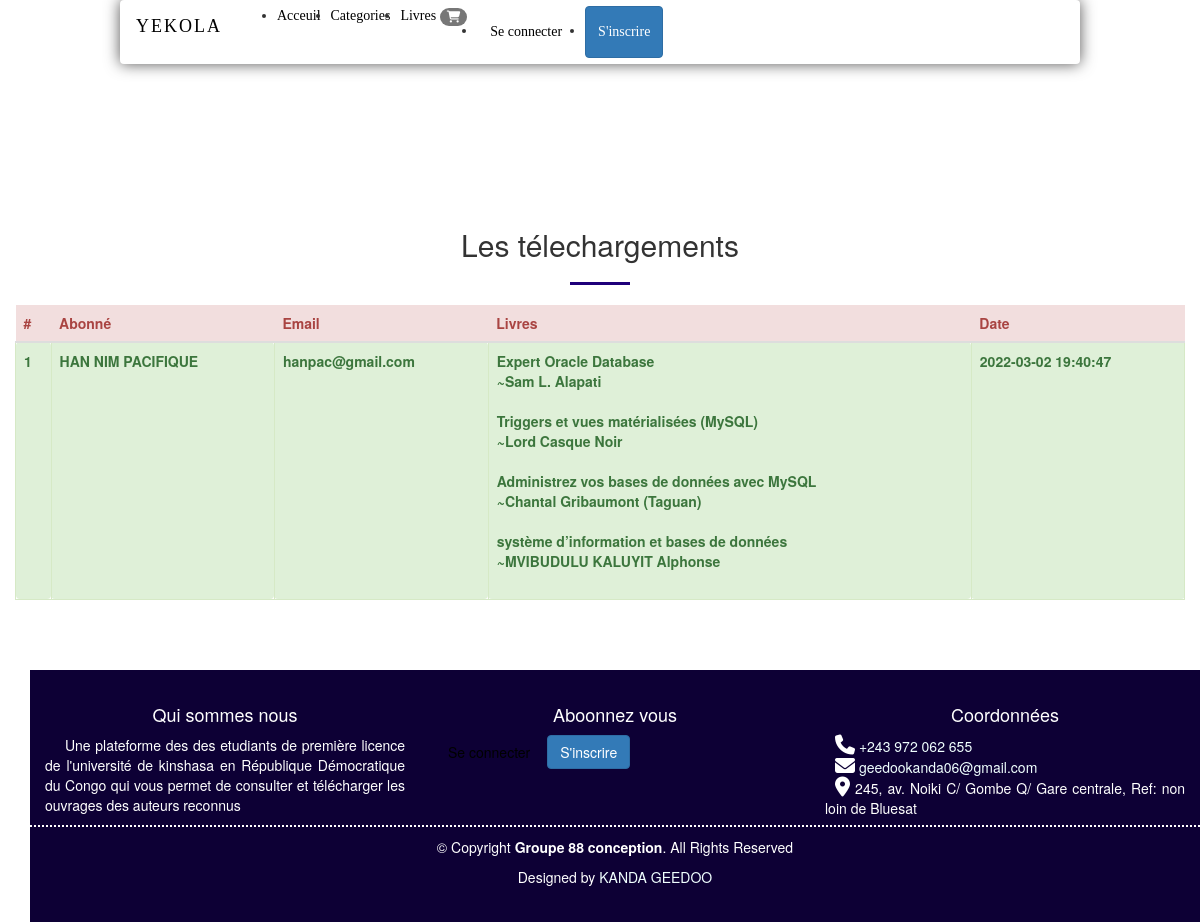
Page /telechargement.php on the committed database.
### tables this page shows
CREATE TABLE `telechargements` (
  `id` int(11) NOT NULL,
  `users_id` int(11) NOT NULL,
  `ouvrages_id` varchar(60) NOT NULL,
  `create_at` datetime NOT NULL DEFAULT current_timestamp()
);

CREATE TABLE `users` (
  `id` int(11) NOT NULL,
  `nom` varchar(60) NOT NULL,
  `prenom` varchar(60) NOT NULL,
  `email` varchar(100) NOT NULL,
  `password` varchar(100) NOT NULL,
  `status` int(11) NOT NULL DEFAULT 0,
  `create_at` datetime NOT NULL DEFAULT current_timestamp()
);

CREATE TABLE `ouvrages` (
  `id` int(11) NOT NULL,
  `titre` varchar(100) NOT NULL,
  `auteur` varchar(100) NOT NULL,
  `description` varchar(1000) NOT NULL,
  `photo` varchar(100) NOT NULL,
  `livre` varchar(100) NOT NULL,
  `categorie_id` int(11) NOT NULL,
  `users_id` int(11) NOT NULL,
  `create_at` datetime NOT NULL DEFAULT current_timestamp()
);

### telechargement.php (the view)
<?php
    include 'header.php';
?>
    <div class="container" id="corps">
    <nav class="titre">Les télechargements</nav>
            <span class="ligne"></span>
        <div class="row">
        <table class="table">
                <thead>
                    <tr>
                        <th class="aler alert-danger">#</th>
                        <th class="aler alert-danger">Abonné</th>
                        <th class="aler alert-danger">Email</th>
                        <th class="aler alert-danger">Livres</th>
                        <th class="aler alert-danger">Date</th>
                    </tr>
                </thead>
                <tbody>
              <?php
                $req1 = $DB->query("SELECT * FROM telechargements ORDER BY id DESC");
                $num = 1;
                while( $data = $req1 -> fetch()){
                    $idtelusers = $data['users_id'];
              ?>
                    <tr>
                        <th class="alert alert-success"><?php echo($num)?></th>
                        <?php
                        $req2 = $DB->query("SELECT * FROM users");
                         while( $data2 = $req2 -> fetch()){
                             $idusers = $data2['id'];
                             if($idtelusers == $idusers){
                             ?>
                                <th class="alert alert-success"><?php echo(strtoupper($data2['nom'] .' '.$data2['prenom']))?></th>
                                <th class="alert alert-success"><?php echo($data2['email'])?></th>
                                <th class="alert alert-success">
                             <?php
                             $TelLivres = null;
                             $req1_1 = $DB->query("SELECT * FROM telechargements WHERE users_id = $idusers");
                             while( $data1_1 = $req1_1 -> fetch()){
                                $TelLivres = $data1_1['ouvrages_id'];
                             }
                             $tabLivres = explode(',', $TelLivres);
                             $req3 = $DB->query("SELECT * FROM ouvrages");
                             while( $data3 = $req3 -> fetch()){
                                 $idlivre = $data3['id'];
                                 for ($i=0; $i < count($tabLivres); $i++) {
                                     if($tabLivres[$i] == $idlivre){
                                        echo($data3['titre'] .' <br>~'. $data3['auteur'].'<br><br>');
                                        }
                                    }
                                }
                             }
                          }
                        ?>
                        </th>
                        <th class="alert alert-success"><?php echo($data['create_at'])?></th>
                    </tr>
                    <?php
                $num++;
                }
               ?>
                </tbody>
            </table>
        </div>
        <?php
            include 'footer.php';
        ?>

### css/style.css (style rules this page uses)
:root { --ycolor : #1F007A; }
#corps { margin-top: 100px; }
.titre { font-size: 30px; text-align: center; margin-bottom: 15px; margin-top: 60px; }
.ligne { display: block; width: 60px; height: 3px; background: var(--ycolor); margin: 0px auto 20px; }

### rows in the picture
telechargements: create_at "2022-03-02 19:40:47"
users: nom+prenom "HAN NIM PACIFIQUE", email "hanpac@gmail.com"
ouvrages: titre "Expert Oracle Database", auteur "Sam L. Alapati"
ouvrages: titre "Triggers et vues matérialisées (MySQL)", auteur "Lord Casque Noir"
ouvrages: titre "Administrez vos bases de données avec MySQL", auteur "Chantal Gribaumont (Taguan)"
ouvrages: titre "système d’information et bases de données", auteur "MVIBUDULU KALUYIT Alphonse"
